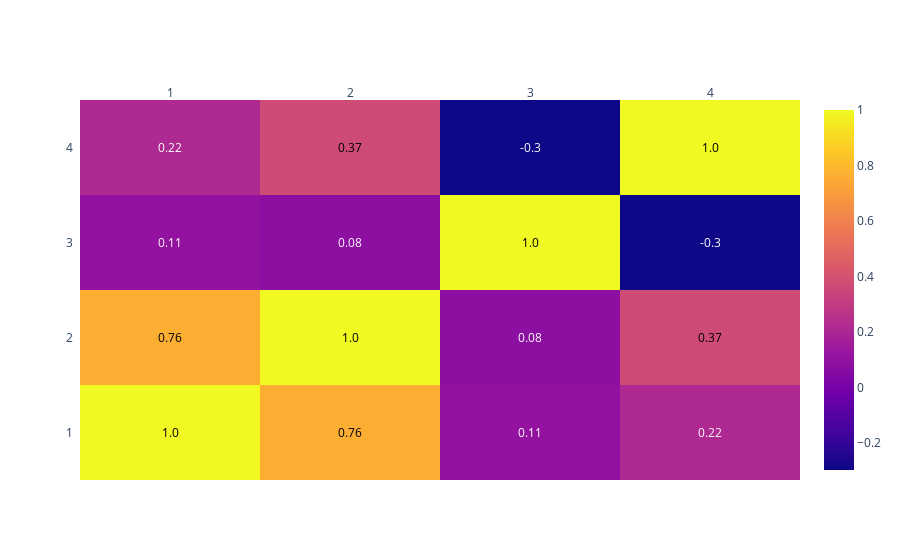

The cell this chart's notebook holds for it:
### Code cell
corrs = df.corr()

figure = ff.create_annotated_heatmap(
    z=corrs.values,
    x=list(corrs.columns),
    y=list(corrs.index),
    annotation_text=corrs.round(2).values,
    showscale=True
)

figure.show()

### Figure 1 — Plotly figure (JSON) as saved in the notebook; plotly's stock layout.template omitted (floating-point values rounded to 4 significant figures)
{"data": [{"colorscale": [[0, "#0d0887"], [0.1111, "#46039f"], [0.2222, "#7201a8"], [0.3333, "#9c179e"], [0.4444, "#bd3786"], [0.5556, "#d8576b"], [0.6667, "#ed7953"], [0.7778, "#fb9f3a"], [0.8889, "#fdca26"], [1, "#f0f921"]], "reversescale": false, "showscale": true, "type": "heatmap", "x": [1, 2, 3, 4], "y": [1, 2, 3, 4], "z": [[1, 0.7605, 0.1053, 0.2157], [0.7605, 1, 0.08377, 0.3711], [0.1053, 0.08377, 1, -0.2974], [0.2157, 0.3711, -0.2974, 1]]}], "layout": {"annotations": [{"font": {"color": "#000000"}, "showarrow": false, "text": "1.0", "x": 1, "xref": "x", "y": 1, "yref": "y"}, {"font": {"color": "#000000"}, "showarrow": false, "text": "0.76", "x": 2, "xref": "x", "y": 1, "yref": "y"}, {"font": {"color": "#FFFFFF"}, "showarrow": false, "text": "0.11", "x": 3, "xref": "x", "y": 1, "yref": "y"}, {"font": {"color": "#FFFFFF"}, "showarrow": false, "text": "0.22", "x": 4, "xref": "x", "y": 1, "yref": "y"}, {"font": {"color": "#000000"}, "showarrow": false, "text": "0.76", "x": 1, "xref": "x", "y": 2, "yref": "y"}, {"font": {"color": "#000000"}, "showarrow": false, "text": "1.0", "x": 2, "xref": "x", "y": 2, "yref": "y"}, {"font": {"color": "#FFFFFF"}, "showarrow": false, "text": "0.08", "x": 3, "xref": "x", "y": 2, "yref": "y"}, {"font": {"color": "#000000"}, "showarrow": false, "text": "0.37", "x": 4, "xref": "x", "y": 2, "yref": "y"}, {"font": {"color": "#FFFFFF"}, "showarrow": false, "text": "0.11", "x": 1, "xref": "x", "y": 3, "yref": "y"}, {"font": {"color": "#FFFFFF"}, "showarrow": false, "text": "0.08", "x": 2, "xref": "x", "y": 3, "yref": "y"}, {"font": {"color": "#000000"}, "showarrow": false, "text": "1.0", "x": 3, "xref": "x", "y": 3, "yref": "y"}, {"font": {"color": "#FFFFFF"}, "showarrow": false, "text": "-0.3", "x": 4, "xref": "x", "y": 3, "yref": "y"}, {"font": {"color": "#FFFFFF"}, "showarrow": false, "text": "0.22", "x": 1, "xref": "x", "y": 4, "yref": "y"}, {"font": {"color": "#000000"}, "showarrow": false, "text": "0.37", "x": 2, "xref": "x", "y": 4, "yref": "y"}, {"font": {"color": "#FFFFFF"}, "showarrow": false, "text": "-0.3", "x": 3, "xref": "x", "y": 4, "yref": "y"}, {"font": {"color": "#000000"}, "showarrow": false, "text": "1.0", "x": 4, "xref": "x", "y": 4, "yref": "y"}], "xaxis": {"dtick": 1, "gridcolor": "rgb(0, 0, 0)", "side": "top", "ticks": ""}, "yaxis": {"dtick": 1, "ticks": "", "ticksuffix": "  "}}}
